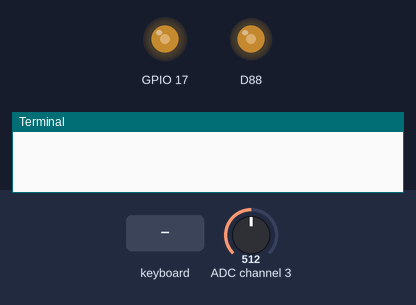
Simulated run of this program. Board: Raspberry Pi (BCM pin numbers). On the bench: output pins drawn as LEDs (lit = HIGH), the last lines printed to the terminal. The inputs (shaded band) are chosen by the test bench; at power-on: ADC channel 3 = 512 (analog values on the 0–1023 scale). The full-screen text the program places in the terminal is not drawn. At 4.3 s the program stops and its outputs stay as they are.

Above: at 1.28 s.
1.3 s: ADC channel 3 set to 716
At 1.45 s:
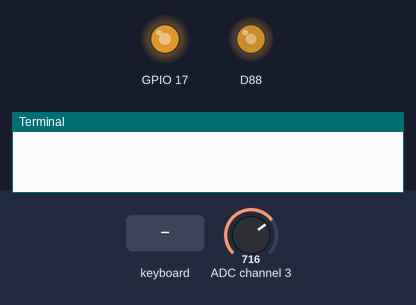
At 2.04 s:
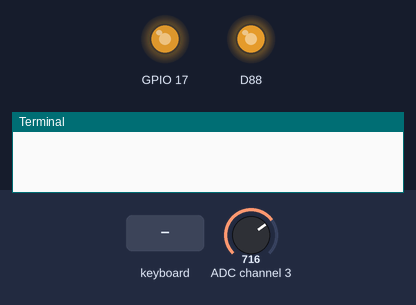
4.3 s: key enter typed on the keyboard
At 5.5 s:
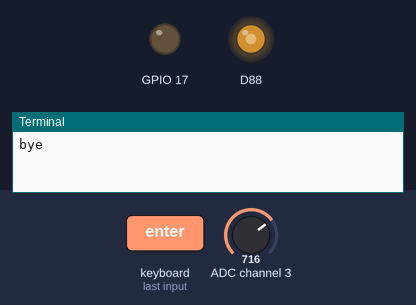
Timing chart, 0 to 5.8 s (numbered marks = the images above; inputs shaded):
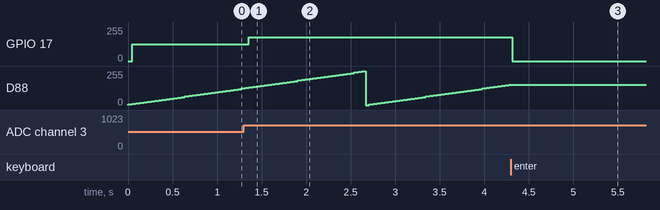

The program:

Thermometer3.py
```python
# Filename: softlight3.py
# Project: Freenove kit using pigpio C and Python library
# Description: use of 8591 ADC chip to read the temparature from a thermistor
# Author: JudaV
# date: october 2024

import time
import curses
import pigpio
import math

YL_40 = 0x48
pi = pigpio.pi()  # Connect to local Pi.
handle = pi.i2c_open(1, YL_40, 0)

stdscr = curses.initscr()
curses.noecho()
curses.cbreak()
aout = 0

stdscr.addstr(10, 0, "Temperature")
# stdscr.addstr(12, 0, "Temperature")
# stdscr.addstr(14, 0, "AOUT->AIN2")
# stdscr.addstr(16, 0, "Resistor")

stdscr.nodelay(1)

while True:
    for a in range(0, 4):
        aout = aout + 1
        # pi.i2c_write_byte_data(handle, 0x40 | ((a+1) & 0x03), aout&0xFF)
        pi.i2c_write_byte_data(
            handle, 0x40 | (0x07), aout & 0xFF
        )  # connected to AIN3 at addsress 0x07
        v = pi.i2c_read_byte(handle)

        voltage = v / 255.0 * 3.3  # calculate voltage
        Rt = 10 * voltage / (3.3 - voltage)  # calculate resistance value of thermistor
        tempK = 1 / (
            1 / (273.15 + 25) + math.log(Rt / 10) / 3950.0
        )  # calculate temperature (Kelvin)
        tempC = tempK - 273.15  # calculate temperature (Celsius)
        string = "ADC Value : %d, Voltage : %.2f, Temperature : %.2f" % (
            v,
            voltage,
            tempC,
        )

        stdscr.addstr(10, 12, str(string) + " ")

    stdscr.refresh()
    time.sleep(0.04)
    pi.set_PWM_dutycycle(17, v)
    c = stdscr.getch()

    if c != curses.ERR:
        break

curses.nocbreak()
curses.echo()
curses.endwin()

pi.i2c_close(handle)
pi.write(17, 0)
pi.stop()
print("bye")
```

Measured:
- after the input at 1.3 s, GPIO 17: 127/255 → 178/255 after 0.06 s
- after the input at 4.3 s, GPIO 17: 178/255 → 0/255 at once; D88: stops changing and stays 152/255
